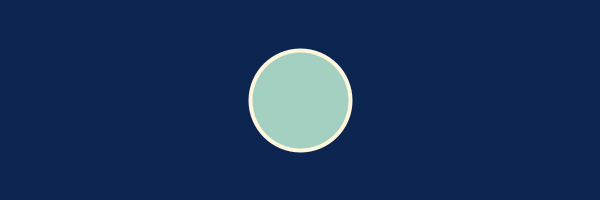
Frame 1 (no input)
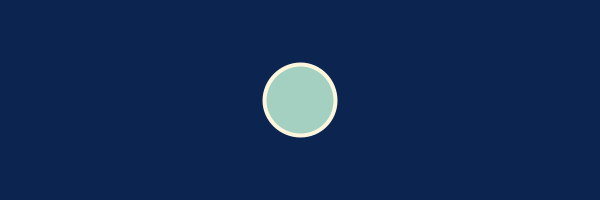
Frame 60 (the mouse pressed at the canvas centre just before this capture)
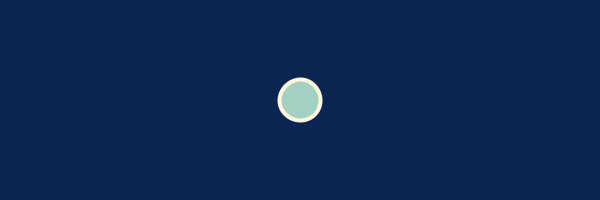
Frame 120 (the mouse held since frame 60 and released just before this capture)

The Processing sketch that drew these frames (run headless with seeded random() and noise(); from frame 60 on, the mouse is pressed at the canvas centre):

// Processing sketch: condition
// ── condition.pde
color[] dessert = {#9F9694, #791F33, #BA3D49, #F1E6D4, #E2E1DC};
color[] crowds = {#678C8B, #8FA89B, #A2BAB0, #D0EDDE, #B3B597};
color[] styleyou = {#262B30, #E09A25, #F0D770, #F2EDBC, #C51C30};
color[] rainbow = {#FFFFCD, #CC5C54, #F69162, #85A562, #7AB5DB};
color[] chemistry = {#0C2550, #A3D0C1, #FDF6DD, #FEE406, #F4651C};
color[] palette = chemistry;


int choice;
int p1 = 1;
int p2 = 2;

float x;
float y;
float d = 100;
float b = 10;

void setup(){
  size(600,200);
  smooth();
  x = width/2;
  y = height/2;
}

void draw(){
  background(palette[0]);
  fill(palette[p1]);
  stroke(palette[p2]);
  strokeWeight(4);
  ellipse(x,y,d,d); 
 
 if (mouseX > width/2){
  d += .5;
 }else {
  d -= .5;
 }

  b = (mouseY >  (height/2)) ? b + .1: b -.1;
  b = constrain(b, 0,50);
}


void keyPressed(){
  p1 = int(random(1,5));
  p2 = int(random(1,5));
  
  int choice = key;
  switch(choice){
    case 49:
      palette = rainbow;
      break;
    case 50:
      palette = dessert;
      break;
    case 51:
      palette = crowds;
      break;
    case 52:
      palette = styleyou;
      break;
    case 53:
      palette = chemistry;
      break;
  } 
}
